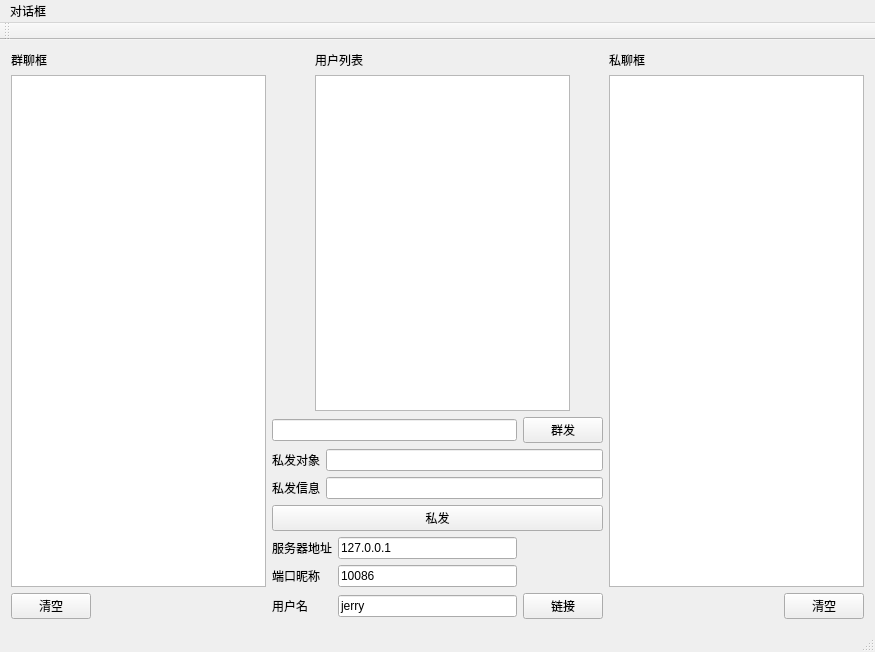
<?xml version="1.0" encoding="UTF-8"?>
<ui version="4.0">
 <class>MainWindow</class>
 <widget class="QMainWindow" name="MainWindow">
  <property name="geometry">
   <rect>
    <x>0</x>
    <y>0</y>
    <width>875</width>
    <height>652</height>
   </rect>
  </property>
  <property name="windowTitle">
   <string>MainWindow</string>
  </property>
  <widget class="QWidget" name="centralWidget">
   <layout class="QGridLayout" name="gridLayout_2">
    <item row="0" column="0">
     <widget class="QLabel" name="label_2">
      <property name="text">
       <string>群聊框</string>
      </property>
     </widget>
    </item>
    <item row="0" column="3">
     <widget class="QLabel" name="label">
      <property name="text">
       <string>用户列表</string>
      </property>
     </widget>
    </item>
    <item row="0" column="5">
     <widget class="QLabel" name="label_3">
      <property name="text">
       <string>私聊框</string>
      </property>
     </widget>
    </item>
    <item row="1" column="0" rowspan="2" colspan="2">
     <widget class="QTextBrowser" name="allText">
      <property name="styleSheet">
       <string notr="true"/>
      </property>
     </widget>
    </item>
    <item row="1" column="2">
     <spacer name="horizontalSpacer">
      <property name="orientation">
       <enum>Qt::Horizontal</enum>
      </property>
      <property name="sizeHint" stdset="0">
       <size>
        <width>38</width>
        <height>20</height>
       </size>
      </property>
     </spacer>
    </item>
    <item row="1" column="3">
     <widget class="QTextBrowser" name="userlist"/>
    </item>
    <item row="1" column="4">
     <spacer name="horizontalSpacer_2">
      <property name="orientation">
       <enum>Qt::Horizontal</enum>
      </property>
      <property name="sizeType">
       <enum>QSizePolicy::Expanding</enum>
      </property>
      <property name="sizeHint" stdset="0">
       <size>
        <width>28</width>
        <height>20</height>
       </size>
      </property>
     </spacer>
    </item>
    <item row="1" column="5" rowspan="2" colspan="3">
     <widget class="QTextBrowser" name="oneText"/>
    </item>
    <item row="2" column="2" rowspan="2" colspan="3">
     <layout class="QVBoxLayout" name="verticalLayout_2">
      <item>
       <layout class="QHBoxLayout" name="horizontalLayout_2">
        <item>
         <widget class="QLineEdit" name="sendData"/>
        </item>
        <item>
         <widget class="QPushButton" name="btn_SendAll">
          <property name="text">
           <string>群发</string>
          </property>
         </widget>
        </item>
       </layout>
      </item>
      <item>
       <layout class="QVBoxLayout" name="verticalLayout">
        <item>
         <layout class="QHBoxLayout" name="horizontalLayout_3">
          <item>
           <widget class="QLabel" name="label_8">
            <property name="text">
             <string>私发对象</string>
            </property>
           </widget>
          </item>
          <item>
           <widget class="QLineEdit" name="sendName"/>
          </item>
         </layout>
        </item>
        <item>
         <layout class="QHBoxLayout" name="horizontalLayout">
          <item>
           <widget class="QLabel" name="label_7">
            <property name="text">
             <string>私发信息</string>
            </property>
           </widget>
          </item>
          <item>
           <widget class="QLineEdit" name="sendData_2"/>
          </item>
         </layout>
        </item>
       </layout>
      </item>
      <item>
       <widget class="QPushButton" name="btn_SendPer">
        <property name="text">
         <string>私发</string>
        </property>
       </widget>
      </item>
      <item>
       <layout class="QGridLayout" name="gridLayout">
        <item row="0" column="0">
         <widget class="QLabel" name="label_4">
          <property name="text">
           <string>服务器地址</string>
          </property>
         </widget>
        </item>
        <item row="0" column="1">
         <widget class="QLineEdit" name="leIP">
          <property name="text">
           <string>127.0.0.1</string>
          </property>
         </widget>
        </item>
        <item row="1" column="0">
         <widget class="QLabel" name="label_5">
          <property name="text">
           <string>端口昵称</string>
          </property>
         </widget>
        </item>
        <item row="1" column="1">
         <widget class="QLineEdit" name="lePort">
          <property name="text">
           <string>10086</string>
          </property>
         </widget>
        </item>
        <item row="2" column="0">
         <widget class="QLabel" name="label_6">
          <property name="text">
           <string>用户名</string>
          </property>
         </widget>
        </item>
        <item row="2" column="1">
         <widget class="QLineEdit" name="leUserName">
          <property name="text">
           <string>jerry</string>
          </property>
         </widget>
        </item>
        <item row="2" column="2">
         <widget class="QPushButton" name="btn_Connect">
          <property name="text">
           <string>链接</string>
          </property>
         </widget>
        </item>
       </layout>
      </item>
     </layout>
    </item>
    <item row="3" column="0">
     <widget class="QPushButton" name="pushButton">
      <property name="text">
       <string>清空</string>
      </property>
     </widget>
    </item>
    <item row="3" column="1">
     <spacer name="horizontalSpacer_3">
      <property name="orientation">
       <enum>Qt::Horizontal</enum>
      </property>
      <property name="sizeHint" stdset="0">
       <size>
        <width>160</width>
        <height>20</height>
       </size>
      </property>
     </spacer>
    </item>
    <item row="3" column="6">
     <spacer name="horizontalSpacer_4">
      <property name="orientation">
       <enum>Qt::Horizontal</enum>
      </property>
      <property name="sizeHint" stdset="0">
       <size>
        <width>109</width>
        <height>20</height>
       </size>
      </property>
     </spacer>
    </item>
    <item row="3" column="7">
     <widget class="QPushButton" name="pushButton_2">
      <property name="text">
       <string>清空</string>
      </property>
     </widget>
    </item>
   </layout>
  </widget>
  <widget class="QMenuBar" name="menuBar">
   <property name="geometry">
    <rect>
     <x>0</x>
     <y>0</y>
     <width>875</width>
     <height>27</height>
    </rect>
   </property>
   <widget class="QMenu" name="menu">
    <property name="title">
     <string>对话框</string>
    </property>
   </widget>
   <addaction name="menu"/>
  </widget>
  <widget class="QToolBar" name="mainToolBar">
   <attribute name="toolBarArea">
    <enum>TopToolBarArea</enum>
   </attribute>
   <attribute name="toolBarBreak">
    <bool>false</bool>
   </attribute>
  </widget>
  <widget class="QStatusBar" name="statusBar"/>
 </widget>
 <layoutdefault spacing="6" margin="11"/>
 <resources/>
 <connections/>
</ui>
